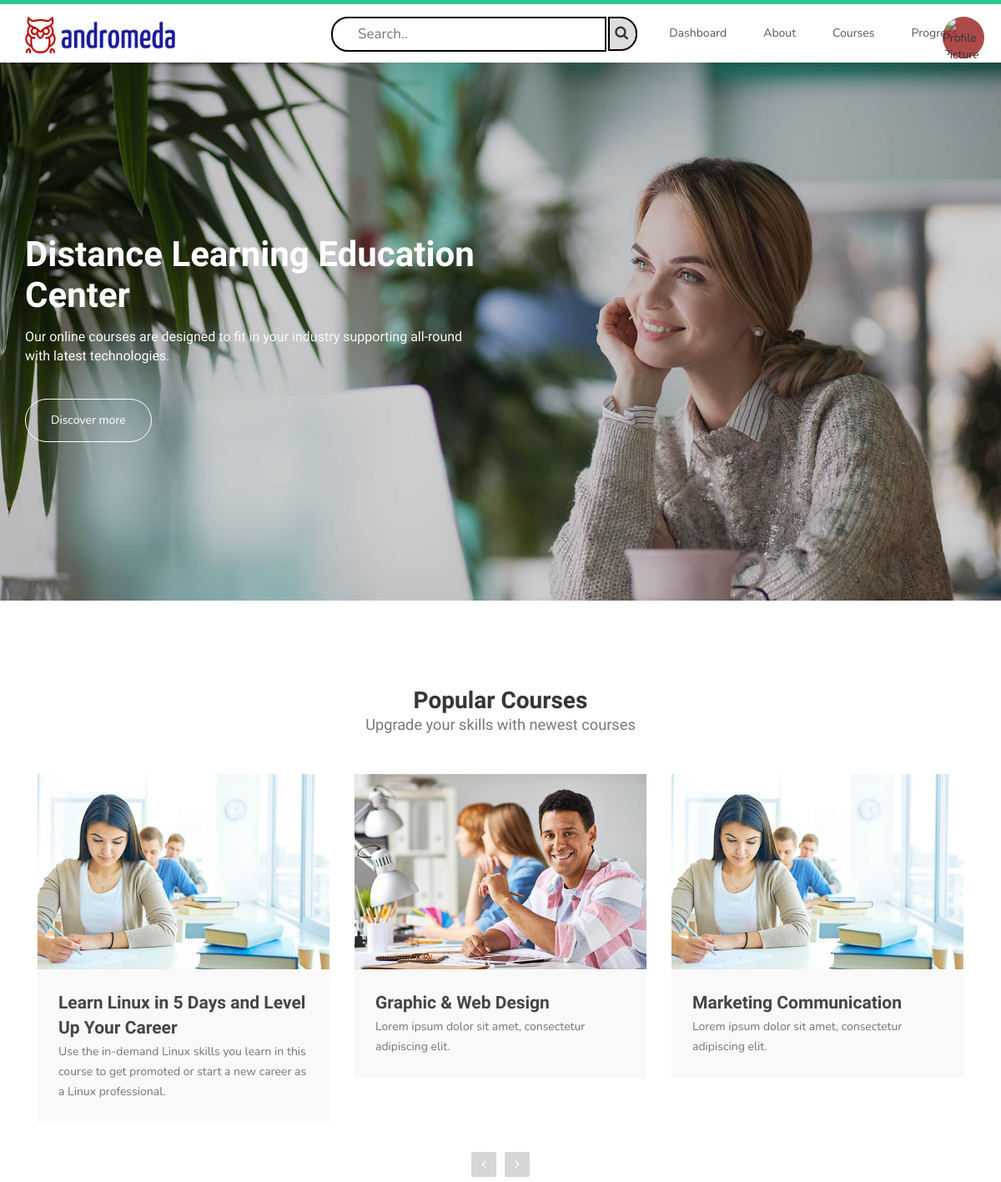
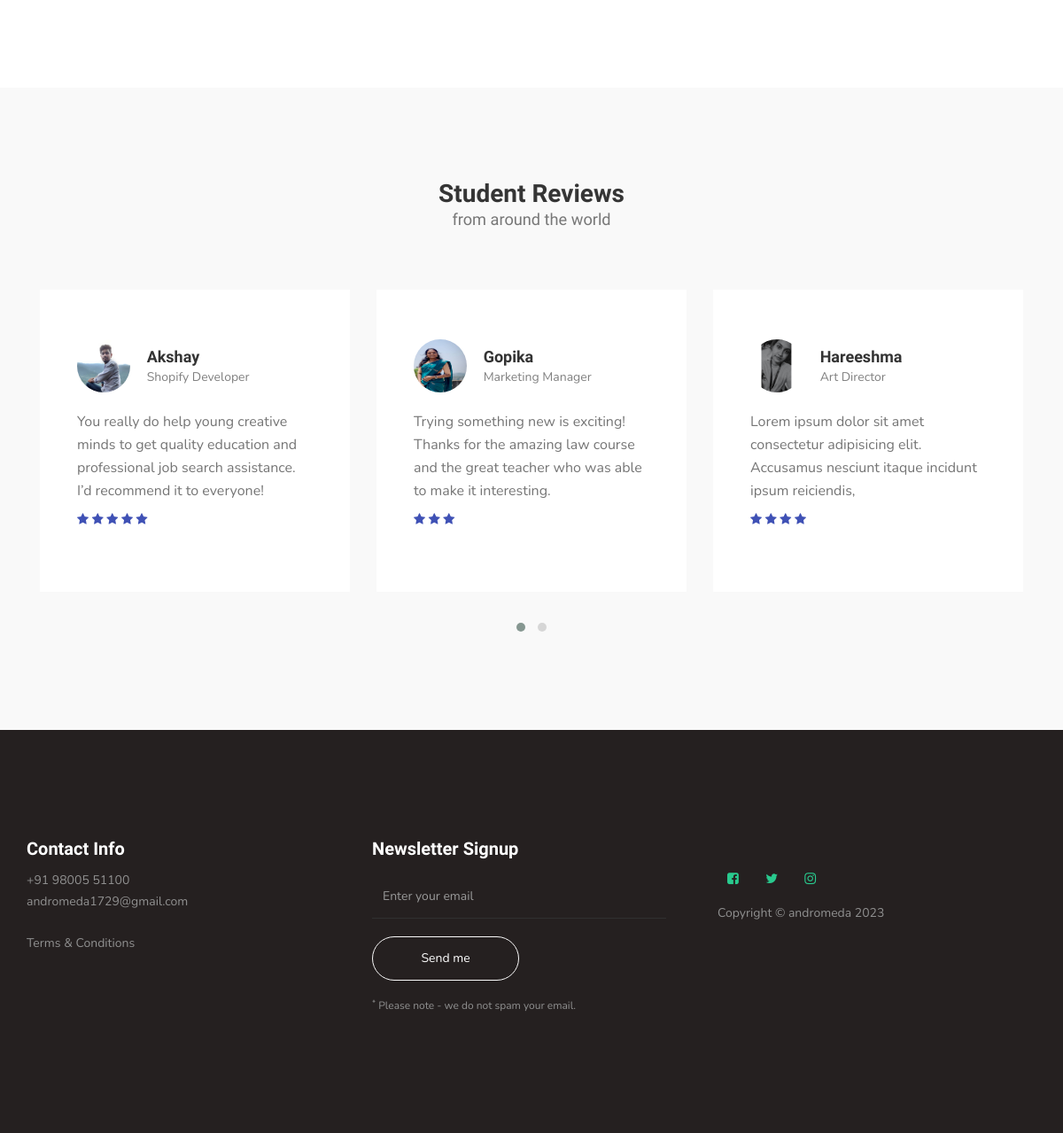
The app's page /indextest.php (signed in) with its own data (2 pictures, top to bottom).
### tables this page shows
CREATE TABLE `popularcourses` (
  `pcid` int NOT NULL,
  `title` varchar(255) DEFAULT NULL,
  `description` text,
  `image` varchar(255) DEFAULT NULL
);

### indextest.php (the view, shortened to what this page needs)
<!DOCTYPE html>
<html lang="en">
<head>
     <link rel="stylesheet" href="css/bootstrap.min.css">
     <link rel="stylesheet" href="css/font-awesome.min.css">
     <link rel="stylesheet" href="css/owl.carousel.css">
     <link rel="stylesheet" href="css/owl.theme.default.min.css">
     <link rel="stylesheet" href="https://cdnjs.cloudflare.com/ajax/libs/font-awesome/4.7.0/css/font-awesome.min.css">
     <link rel="stylesheet" href="css/templatemo-style.css">
</head>
<body id="top" data-spy="scroll" data-target=".navbar-collapse" data-offset="50">
     <?php
     include 'header.php';
      ?>
     <section id="home">
          <div class="row">
                    <div class="owl-carousel owl-theme home-slider">
                         <div class="item item-first">
                              <div class="caption">
                                   <div class="container">
                                        <div class="col-md-6 col-sm-12">
                                             <h1>Distance Learning Education Center</h1>
                                             <h3>Our online courses are designed to fit in your industry supporting all-round with latest technologies.</h3>
                                             <a href="#feature" class="section-btn btn btn-default smoothScroll">Discover more</a>
                                        </div>
                                   </div>
                              </div>
                         </div>
                    </div>
          </div>
     </section>
     <section id="courses">
          <div class="container">
               <div class="row">
                    <div class="col-md-12 col-sm-12">
                         <div class="section-title">
                              <h2>Popular Courses <small>Upgrade your skills with newest courses</small></h2>
                         </div>
                         <div class="owl-carousel owl-theme owl-courses">
              <?php
              $host = 'localhost';
              $username = 'form_user';
              $password = '';
              $database = 'contact_data';
              $conn = mysqli_connect($host, $username, $password, $database);
              $query = "SELECT * FROM popularcourses";
              $result = mysqli_query($conn, $query);
              if (mysqli_num_rows($result) > 0) {
                while ($row = mysqli_fetch_assoc($result)) {
                  $title = $row['title'];
                  $description = $row['description'];
                  $image = $row['image'];
              ?>
                    <div class="col-md-4 col-sm-4">
                         <div class="item">
                             <div class="courses-thumb">
                                                 <div class="courses-top">
                                        <div class="courses-image">
                                             <img src="<?php echo $image; ?>" class="img-responsive" alt="">
                                        </div>
                                   </div>
                                   <div class="courses-detail">
                                        <h3><a href="#"><?php echo $title; ?></a></h3>
                                        <p><?php echo $description; ?></p>
                                   </div>
                              </div>
                         </div>
                    </div>
              <?php
                }
              } else {
               echo "No courses found.";
               }
              ?>
              </div>
               </div>
          </div>
     </section>
     <section id="testimonial">
          <div class="container">
               <div class="row">
                    <div class="col-md-12 col-sm-12">
                         <div class="section-title">
                              <h2>Student Reviews <small>from around the world</small></h2>
                         </div>
                         <div class="owl-carousel owl-theme owl-client">
                              <div class="col-md-4 col-sm-4">
                                   <div class="item">
                                        <div class="tst-image">
                                             <img src="images/tst-image1.jpg" class="img-responsive" alt="">
                                        </div>
                                        <div class="tst-author">
                                             <h4>Akshay</h4>
                                             <span>Shopify Developer</span>
                                        </div>
                                        <p>You really do help young creative minds to get quality education and professional job search assistance. I’d recommend it to everyone!</p>
                                        <div class="tst-rating">
                                             <i class="fa fa-star"></i>
                                             <i class="fa fa-star"></i>
                                             <i class="fa fa-star"></i>
                                             <i class="fa fa-star"></i>
                                             <i class="fa fa-star"></i>
                                        </div>
                                   </div>
                              </div>
                              <div class="col-md-4 col-sm-4">
                                   <div class="item">
                                        <div class="tst-image">
                                             <img src="images/tst-image2.jpeg" class="img-responsive" alt="">
                                        </div>
                                        <div class="tst-author">
                                             <h4>Gopika</h4>
                                             <span>Marketing Manager</span>
                                        </div>
                                        <p>Trying something new is exciting! Thanks for the amazing law course and the great teacher who was able to make it interesting.</p>
                                        <div class="tst-rating">
                                             <i class="fa fa-star"></i>
                                             <i class="fa fa-star"></i>
                                             <i class="fa fa-star"></i>
                                        </div>
                                   </div>
                              </div>
                              <div class="col-md-4 col-sm-4">
                                   <div class="item">
                                        <div class="tst-image">
                                             <img src="images/tst-image3.jpg" class="img-responsive" alt="">
                                        </div>
                                        <div class="tst-author">
                                             <h4>Hareeshma</h4>
                                             <span>Art Director</span>
                                        </div>
                                        <p>Lorem ipsum dolor sit amet consectetur adipisicing elit. Accusamus nesciunt itaque incidunt ipsum reiciendis, </p>
                                        <div class="tst-rating">
                                             <i class="fa fa-star"></i>
                                             <i class="fa fa-star"></i>
                                             <i class="fa fa-star"></i>
                                             <i class="fa fa-star"></i><br>
                                        </div>
                                   </div>
                              </div>
                         </div>
               </div>
          </div>
     </section>
     <footer id="footer">
          <div class="container">
               <div class="row">
                    <div class="col-md-4 col-sm-6">
                         <div class="footer-info">
                              <div class="section-title">
                                   <h2>Contact Info</h2>
                              </div>
                              <address>
                                   <p>+91 98005 51100</p>
                                   <p><a href="mailto:youremail.co">andromeda1729@gmail.com</a></p>
                              </address>
                              <div class="footer_menu">
                                   <ul>
                                        <li><a href="#">Terms & Conditions</a></li>
                                   </ul>
                              </div>
                         </div>
                    </div>
                    <div class="col-md-4 col-sm-12">
                         <div class="footer-info newsletter-form">
                              <div class="section-title">
                                   <h2>Newsletter Signup</h2>
                              </div>
                              <div>
                                   <div class="form-group">
                                        <form action="#" method="get">
                                             <input type="email" class="form-control" placeholder="Enter your email" name="email" id="email" required="">
                                             <input type="submit" class="form-control" name="submit" id="form-submit" value="Send me">
                                        </form>
                                        <span><sup>*</sup> Please note - we do not spam your email.</span>
                                   </div>
                              </div>
                         </div>
                    </div>
                    <div class="col-md-4 col-sm-6">
                         <div class="footer-info">
                              <ul class="social-icon">
                                   <li><a href="#" class="fa fa-facebook-square" attr="facebook icon"></a></li>
                                   <li><a href="#" class="fa fa-twitter"></a></li>
                                   <li><a href="#" class="fa fa-instagram"></a></li>
                              </ul>
                              <div class="copyright-text">
                                   <p>Copyright &copy; andromeda 2023</p>
                              </div>
                         </div>
                    </div>
               </div>
          </div>
     </footer>
</body>
</html>

### css/templatemo-style.css (style rules this page uses)
body { background: #ffffff; font-family: 'Nunito', sans-serif; overflow-x: hidden; padding-top: 70px; }
h1,h2,h3,h4,h5,h6 { font-family: 'Muli', sans-serif; font-weight: bold; line-height: inherit; }
h1 { color: #252525; font-size: 3em; line-height: normal; }
h2 { color: #353535; font-size: 2em; padding-bottom: 10px; }
h3 { font-size: 1.5em; margin-bottom: 0; }
h3, h3 a { color: #454545; }
p { color: #757575; font-size: 14px; font-weight: normal; line-height: 24px; }
html { -webkit-font-smoothing: antialiased; }
a { color: #252525; -webkit-transition: 0.5s; transition: 0.5s; text-decoration: none !important; }
a, input, button, .form-control { -webkit-transition: 0.5s; transition: 0.5s; }
.section-title { padding-bottom: 40px; }
.section-title h2 { margin: 0; }
.section-title small { display: block; }
section { position: relative; padding: 100px 0; }
#team, #testimonial { background: #f9f9f9; }
#team, #testimonial { text-align: center; }
.section-btn { background: transparent; border-radius: 50px; border: 1px solid #ffffff; color: #ffffff; font-size: inherit; font-weight: normal; padding: 15px 30px; transition: 0.5s; }
#home { padding: 0; }
#home h1 { color: #ffffff; }
#home h3 { color: #f9f9f9; font-size: 16px; font-weight: 300; margin: 0; padding: 5px 0 40px 0; }
@media (min-width: 768px) { .home-slider .col-md-6 { padding-left: 0; } }
.home-slider .caption { display: flex; justify-content: center; flex-direction: column; text-align: left; background-color: rgba(20,20,20,0.2); height: 100%; color: #fff; cursor: e-resize; }
.home-slider .item { background-repeat: no-repeat; background-attachment: local; background-size: cover; height: 650px; }
.home-slider .item-first { background-image: url(../images/slider-image1.jpg); background-position: center; }
#courses .section-title { text-align: center; }
.courses-thumb { background: #f9f9f9; position: relative; }
.courses-top { position: relative; }
.courses-image { background: linear-gradient(to right, #202020, #101010); }
.courses-detail { padding: 25px 25px 15px 25px; }
.courses-detail h3 { margin: 0 0 2px 0; }
#testimonial .item { background: #ffffff; margin: 20px 0; padding: 4em 3em; text-align: left; }
#courses .col-md-4, #testimonial .col-md-4 { display: block; width: 100%; }
#testimonial .item > p { font-size: 16px; line-height: 26px; }
.tst-rating { margin-bottom: 15px; }
.tst-rating .fa { color: #3f51b5; }
.tst-image, .tst-author { display: inline-block; vertical-align: middle; margin-bottom: 20px; text-align: left; }
.tst-image img { border-radius: 50px; width: 60px !important; height: 60px; margin-right: 15px; }
.tst-author h4 { margin: 0; }
.tst-author span { color: #808080; font-size: 14px; }
footer { background: #252020; padding: 120px 0; }
footer .section-title { padding-bottom: 10px; }
footer h2 { font-size: 20px; }
footer a, footer p { color: #909090; }
footer address p { margin-bottom: 0; }
footer .social-icon { margin-top: 25px; }
.footer-info { margin-right: 2em; }
.footer-info h2 { color: #ffffff; padding: 0; }
.footer_menu ul { margin: 0; padding: 0; }
.footer_menu li { display: inline-block; list-style: none; margin: 5px 10px 5px 0; }
.newsletter-form .form-control { background: transparent; border-radius: 0; box-shadow: none; border: 0; border-bottom: 1px solid #303030; height: 50px; margin: 5px 0; }
.newsletter-form input[type="submit"] { background: transparent; border: 1px solid #f9f9f9; border-radius: 50px; color: #ffffff; display: block; margin-top: 20px; outline: none; width: 50%; }
.newsletter-form .form-group span { color: #909090; display: block; font-size: 12px; margin-top: 20px; }
.social-icon { position: relative; padding: 0; margin: 0; }
.social-icon li { display: inline-block; list-style: none; margin-bottom: 5px; }
.social-icon li a { border-radius: 100px; color: #29ca8e; font-size: 15px; width: 35px; height: 35px; line-height: 35px; text-decoration: none; text-align: center; transition: all 0.4s ease-in-out; position: relative; margin: 5px 5px 5px 0; }

### records on screen
popularcourses: image (picture), title "Learn Linux in 5 Days and Level Up Your Career", description "Use the in-demand Linux skills you learn in this course to get promoted or start a new career as a Linux professional."
popularcourses: image (picture), title "Graphic & Web Design", description "Lorem ipsum dolor sit amet, consectetur adipiscing elit."
popularcourses: image (picture), title "Marketing Communication", description "Lorem ipsum dolor sit amet, consectetur adipiscing elit."
